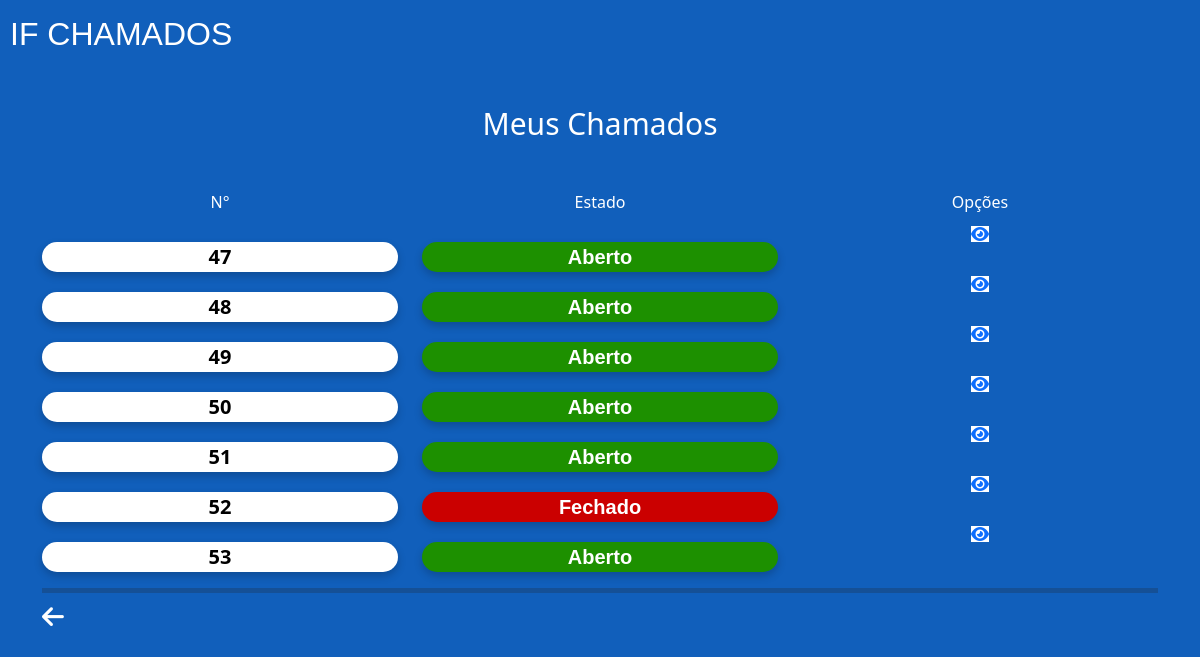
Page /if-dados/meus-chamados/ (signed in) on the earlier database version.
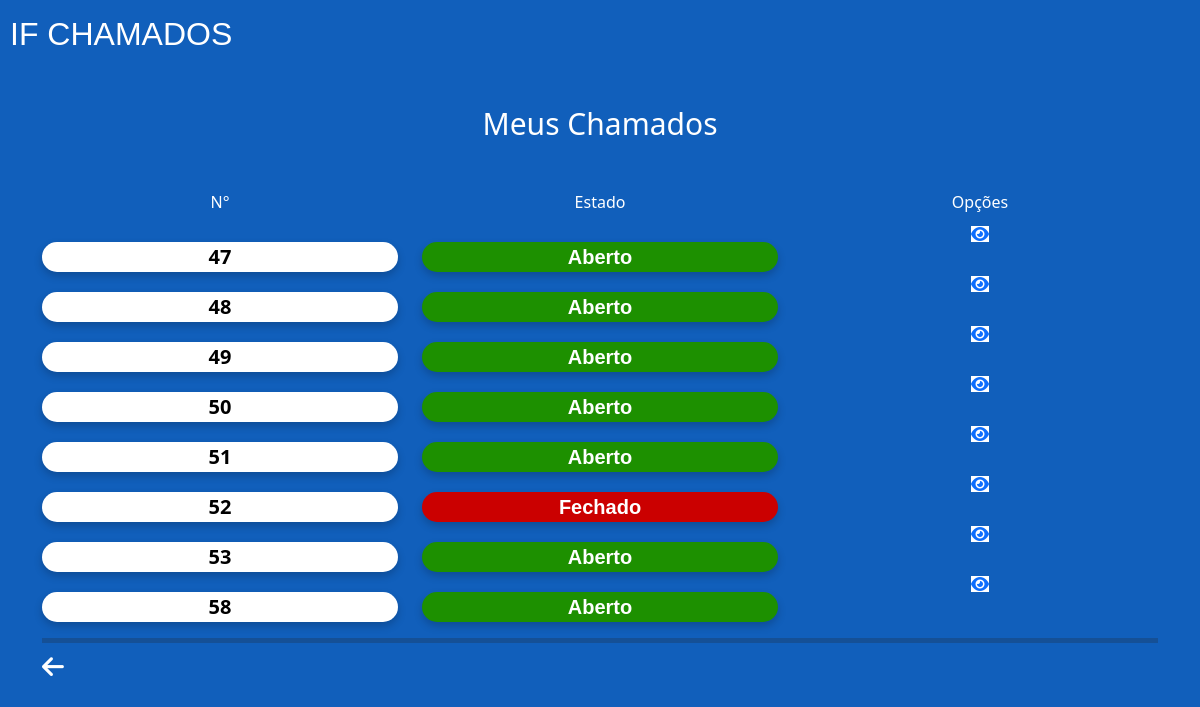
Same page on the later database version.
### if_dados/models.py (models this page shows, shortened)
class Chamado(models.Model):
    class Status(models.TextChoices):
        ABERTO = 'Aberto', 'Aberto'
        FECHADO = 'Fechado', 'Fechado'
        PENDENTE = 'Pendente', 'Pendente'
        REABERTO = 'Reaberto', 'Reaberto'
    usuario = models.ForeignKey(settings.AUTH_USER_MODEL, on_delete=models.CASCADE, default=1)
    status = models.CharField(max_length=10, choices=Status.choices, default=Status.ABERTO)
    departamento = models.CharField(max_length=255)
    sala = models.CharField(max_length=255)
    descricao_problema = models.TextField()
    patrimonio = models.CharField(max_length=50, blank=True, null=True)
    data_abertura = models.DateTimeField(default=timezone.now)
    data_fechamento = models.DateTimeField(blank=True, null=True)
    data_modificacao = models.DateTimeField(blank=True, null=True)
    data_reabertura = models.DateTimeField(blank=True, null=True)
    equipamento = models.CharField(max_length=255, blank=True, null=True)
    especialidade = models.ManyToManyField(Especialidade, blank=True)
    relato_tecnico = models.TextField(blank=True)

### if_dados/views.py (the view)
# urls.py: path('meus-chamados/', views.meus_chamados, name='meus_chamados'),
@login_required
def meus_chamados(request):
    chamados = Chamado.objects.filter(usuario=request.user)  # Filtra os chamados do usuário atual
    return render(request, 'meus-chamados.html', {'chamados': chamados})

### if_dados/templates/meus-chamados.html (shortened to what this page needs)
{% load static %}
<!DOCTYPE html>
<html lang="pt-br">
<head>
    <link href="https://cdn.jsdelivr.net/npm/bootstrap@5.0.2/dist/css/bootstrap.min.css" rel="stylesheet">
    <link rel="stylesheet" type="text/css" href="{% static 'css/style.css' %}">
</head>
<body>
    <div class="container-geral">
        <div class="logo text-white">IF CHAMADOS</div>
        <div class="container">
            <h1 class="text-center text-white mt-5 mb-5">Meus Chamados</h1>
            <div class="row mt-5 header-row">
                <div class="col-4 text-center text-white">
                    <div>N°</div>
                </div>
                <div class="col-4 text-center text-white">
                    <div>Estado</div>
                </div>
                <div class="col-4 text-center text-white">
                    <div>Opções</div>
                </div>
            </div>
            <div class="row mt-2">
                {% for chamado in chamados %}
                <div class="col-4 text-center text-white">
                    <div class="numero-chamado">{{ chamado.id }}</div>
                </div>
                <div class="col-4 text-center text-white">
                    <div class="{% if chamado.status == 'Fechado' %}estado-fechado{% else %}estado-aberto{% endif %}">
                        {{ chamado.status }}
                    </div>
                </div>
                <div class="col-4 text-center text-white">
                    <div class="container-icon">
                        {% if chamado.status == 'Fechado' %}
                        <a href="{% url 'detalhes_do_chamado_fechado' id=chamado.id %}">
                            <i class="fa-solid fa-eye icone-olho"></i>
                        </a>
                        {% else %}
                        <a href="{% url 'detalhes_do_chamado_aberto' id=chamado.id %}">
                            <i class="fa-solid fa-eye icone-olho"></i>
                        </a>
                        {% endif %}
                    </div>
                </div>
                {% endfor %}
            </div>
            <hr>
            <div class="container-botao-voltar mt-4">
                <div class="icone-voltar">
                    <a href="{% url 'chamados' %}"><i class="fas fa-arrow-left text-white"></i></a>
                </div>
            </div>
        </div>
    </div>
</body>
</html>

Differences in the rows shown:
added Chamado: id "58", status "Aberto"
